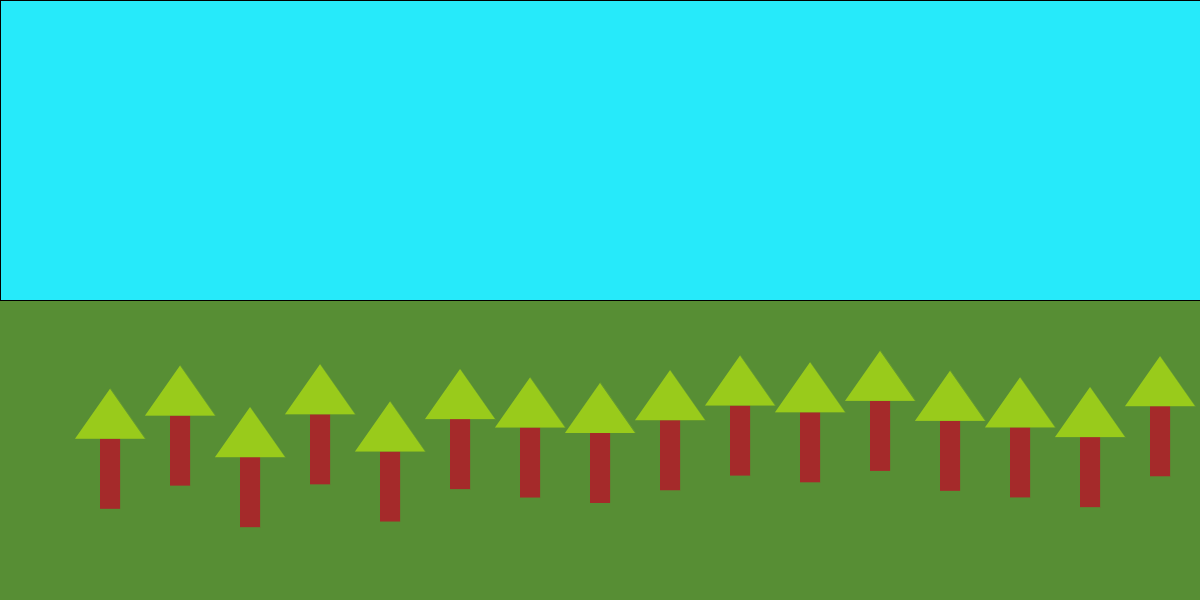
Frame 1 (no input)
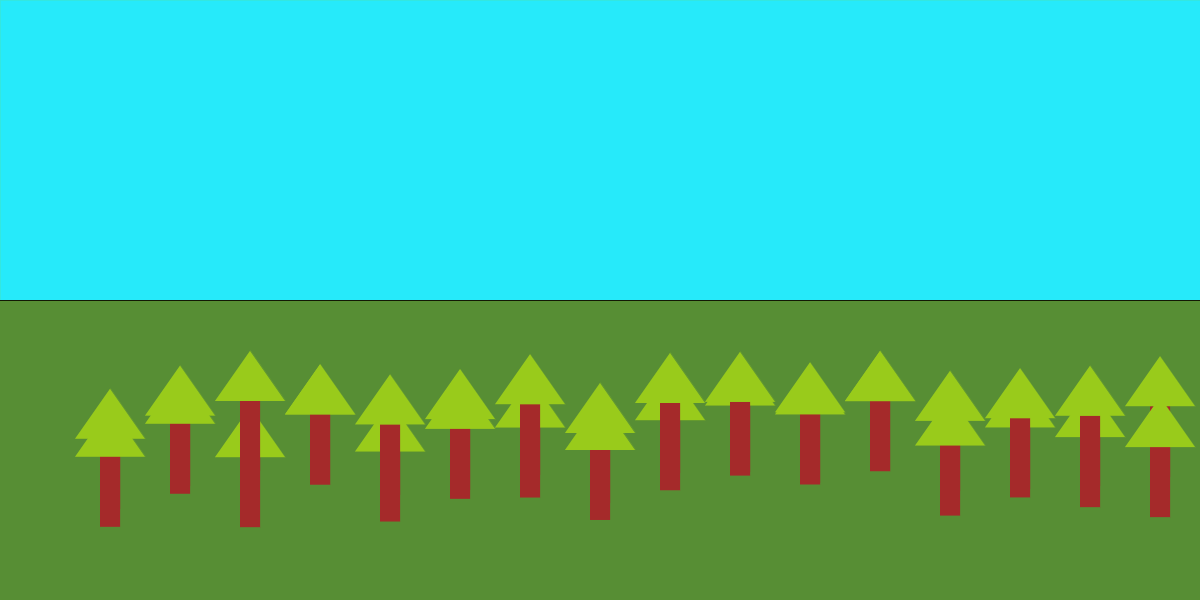
Frame 2 (the mouse pressed at the canvas centre, redrawn once)

The Processing sketch that drew these frames (run headless with seeded random() and noise(); the mouse was pressed at the canvas centre and the sketch redrawn once):

// Processing sketch: forest
// ── forest.pde
//Forest Code

//In Static Mode, you can just write code down here>



//In Active Mode, you need at least this>
void setup() {
  size(1200, 600);
  background(#578E34);
  noLoop();
}

//If you use an image, Do Not put an image load in here, it will make a mess
void draw() {
  fill(#26EAFA);
  rect(0, 0, 1200, 300);
  stroke(0);

  //grid
  //for (int i =1; i<12; i++) {
  //  line(100*i, 0, 100*i, 600);
  //  line(0, 100*i, 1200, 100*i);
  //}

  for (int t = 0; t < 1100; t=t+70) {
    float r = random (60);

    //tree

    strokeWeight(0);
    stroke(#A52A2A);
    fill(#A52A2A);
    rect(100+t, 400+r, 20, 70);
    fill(#99CB1B);
    stroke(#99CB1B);
    triangle(75+t, 400+r, 145+t, 400+r, 110+t, 350+r);
  
  }
}
